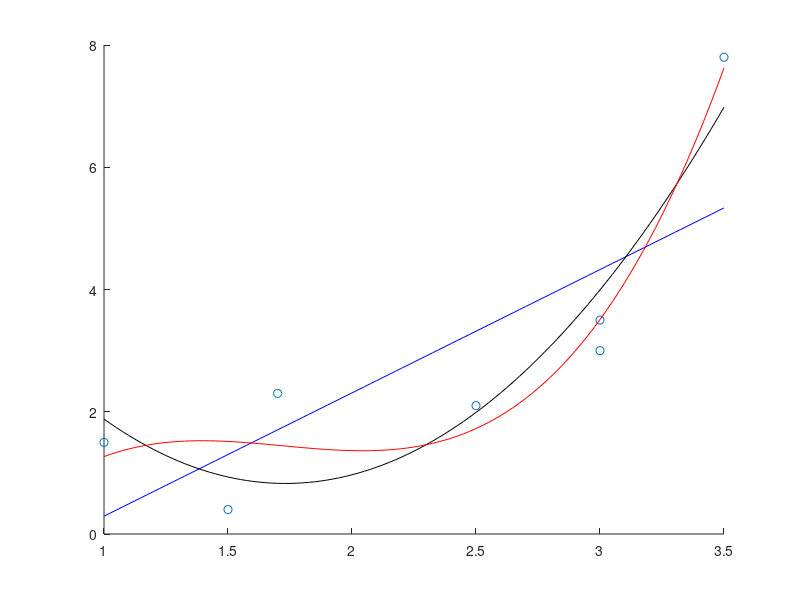

Source code (MATLAB):
clear
xx=[1 1.5 1.7 2.5 3 3 3.5]
yy = [1.5 0.4 2.3 2.1 3 3.5 7.8]
hold on
plot(xx,yy,'o')
x=linspace(1,3.5,101);
p=polyfit(xx,yy,1);
y1 =polyval(p,x)
plot(x,y1,'b-')
p=polyfit(xx,yy,2);
y1 =polyval(p,x)
plot(x,y1,'k-')
p=polyfit(xx,yy,3);
y1 =polyval(p,x)
plot(x,y1,'r-')
hold off
